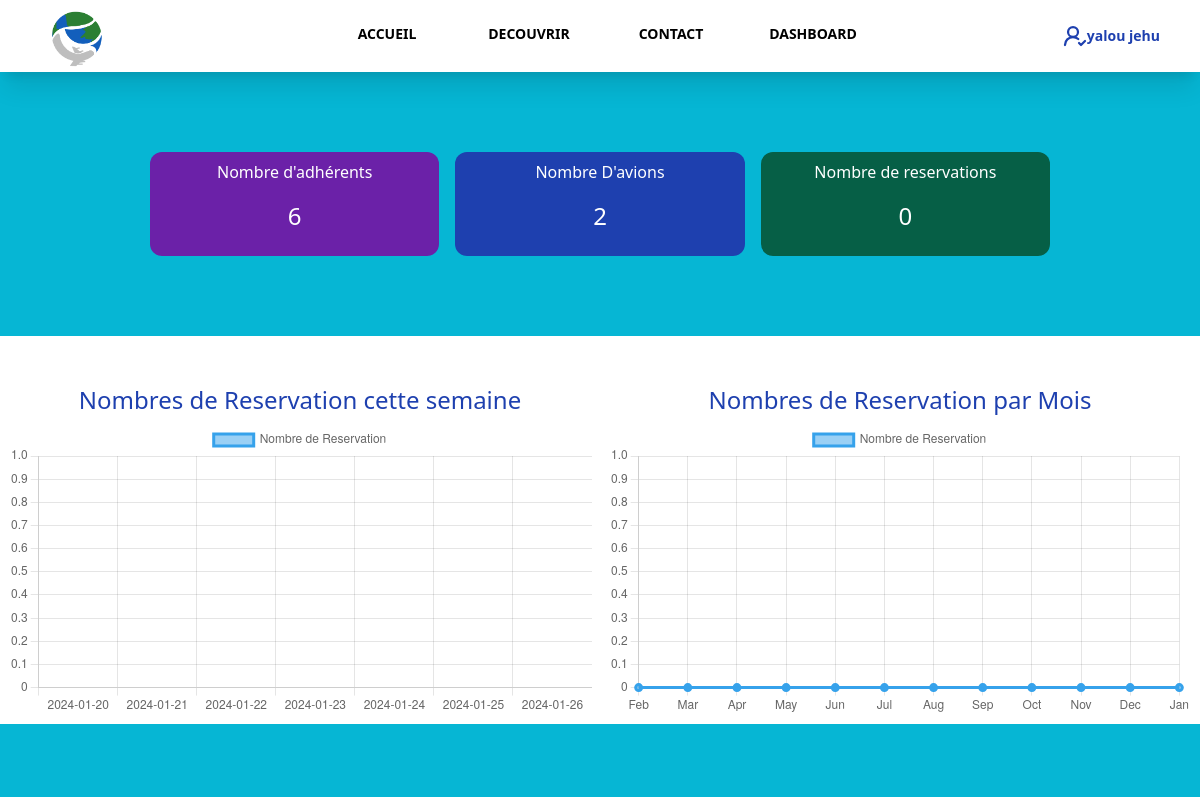
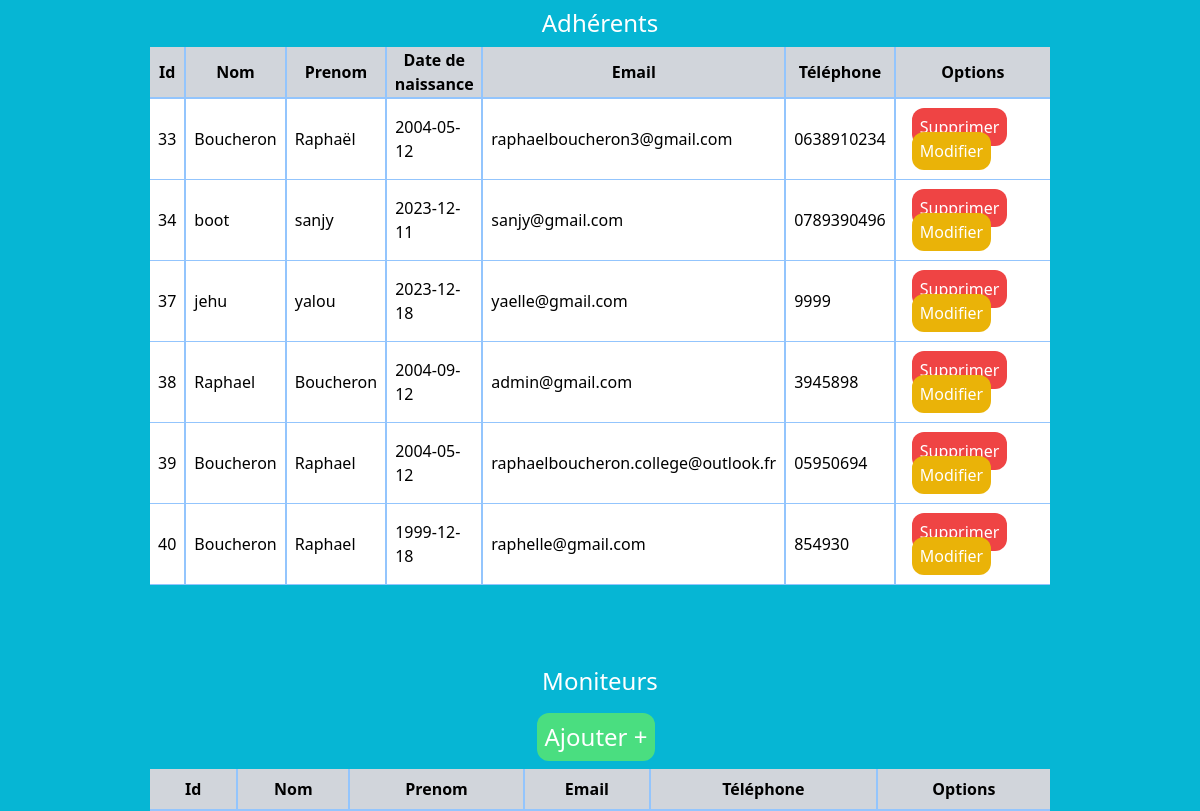
The page /index.php?admin (signed in) on the database as committed earlier (2 pictures, top to bottom).
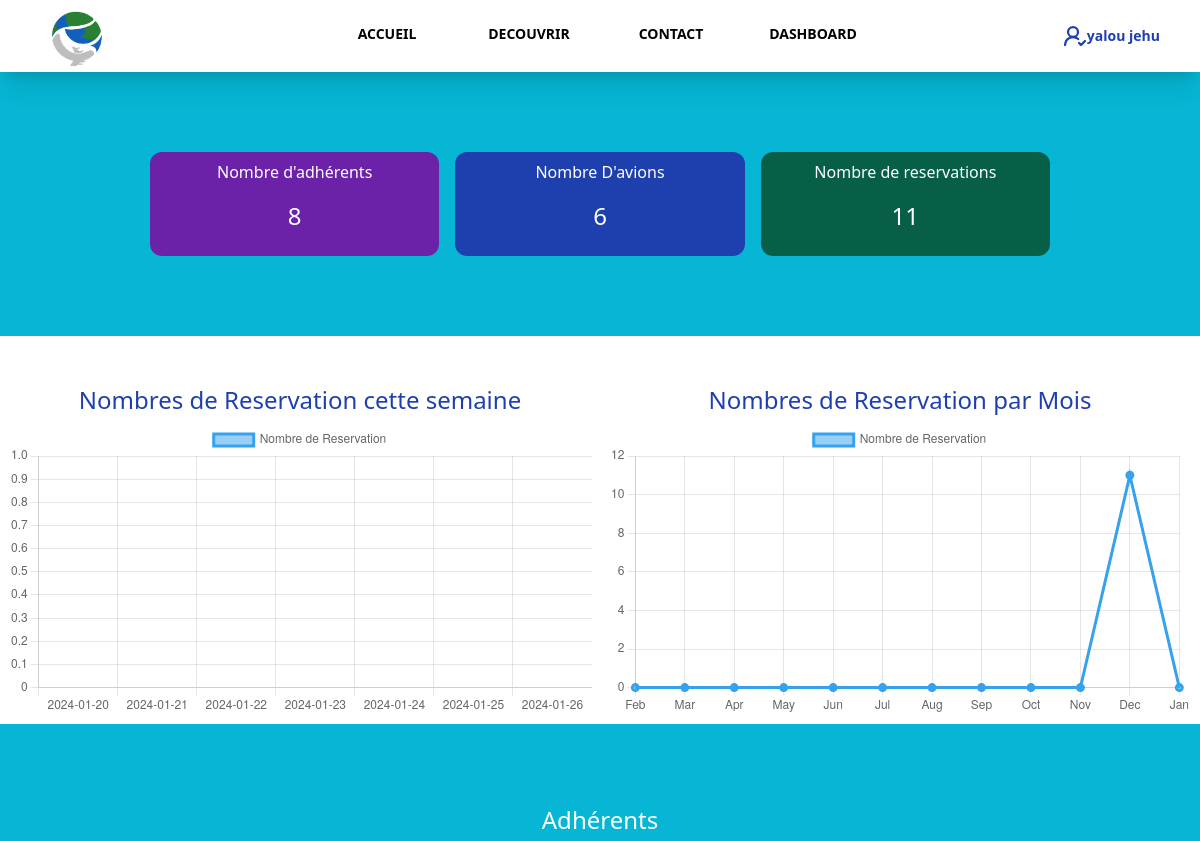
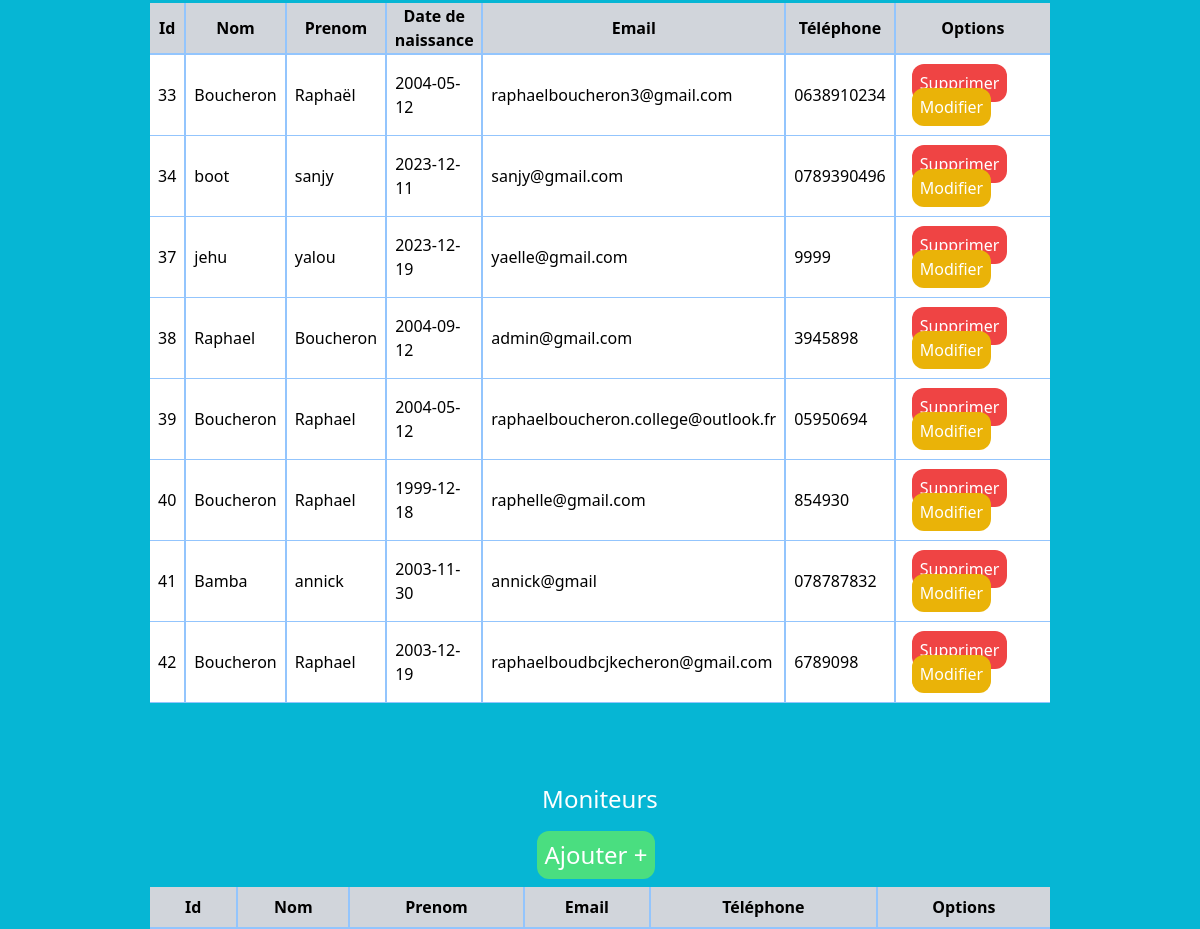
The same page on the database as committed later (2 pictures, top to bottom).
### tables this page shows
CREATE TABLE `adherent` (
  `Nom` varchar(20) NOT NULL,
  `prenom` varchar(20) NOT NULL,
  `civilité` varchar(10) NOT NULL,
  `naissance` date NOT NULL,
  `email` varchar(50) NOT NULL,
  `telephone` varchar(10) NOT NULL,
  `password` varchar(80) NOT NULL,
  `id` int(11) NOT NULL
);

### model/Adherent.php (called while the page is built, shortened)
<?php
class Adherent extends Model
{
    public function __construct()
    {
        $this->table = __CLASS__;
    }
    public function requete(string $sql)
    {
        $this->db = Database::getInstance();
        return $this->db->query($sql);
    }
    public function findAll()
    {
        $query = $this->requete('SELECT * FROM ' . $this->table);
        return $query->fetchAll(PDO::FETCH_ASSOC);
    }
    public function Count()
    {
        $query = $this->requete('SELECT COUNT(*) as count FROM ' . $this->table);
        return $query->fetchAll(PDO::FETCH_ASSOC);
    }
}

### model/Database.php (called while the page is built, shortened)
<?php
class Database extends PDO
{
    private static $instance;
    public function __construct()
    {
        $_dsn = 'mysql:dbname=' . self::DBNAME . ';host=' . self::DBHOST;
    }
    public static function getInstance(): self
    {
        if (self::$instance === null) {
            self::$instance = new self();
        }
        return self::$instance;
    }
}

### model/Plane.php (called while the page is built, shortened)
<?php
class Plane  extends Model
{
    public function __construct()
    {
        $this->table = __CLASS__;
    }
    public function requete(string $sql)
    {
        $this->db = Database::getInstance();
        return $this->db->query($sql);
    }
    public function Count()
    {
        $query = $this->requete('SELECT COUNT(*) as count FROM ' . $this->table);
        return $query->fetchAll(PDO::FETCH_ASSOC);
    }
}

### model/Reservation.php (called while the page is built, shortened)
<?php
class Reservation extends Model
{
    public function __construct()
    {
        $this->table = __CLASS__;
    }
    public function requete(string $sql)
    {
        $this->db = Database::getInstance();
        return $this->db->query($sql);
    }
    public function Count()
    {
        $query = $this->requete('SELECT COUNT(*) as count FROM ' . $this->table);
        return $query->fetchAll(PDO::FETCH_ASSOC);
    }
    public function CountDay($date)
    {
        $this->date = $date;
        $query = $this->requete('SELECT COUNT(*) as count FROM ' . $this->table . ' WHERE date = \'' . $this->date . '\'');
        return $query->fetchAll(PDO::FETCH_ASSOC);
    }
    public function CountMonth($date)
    {
        $cutdate = explode("-", $date);
        $query = $this->requete('SELECT COUNT(*) as count FROM ' . $this->table . ' WHERE YEAR(date) = \'' . $cutdate[0]  . '\' AND MONTH(date) = \'' . $cutdate[1] . '\'');
        return $query->fetchAll(PDO::FETCH_ASSOC);
    }
}

### vue/admin-vue/AdminBoard.php (the view, shortened to what the changed rows need)
<?php
$nbAdherent = new Adherent;
$CountAdherent = $nbAdherent->Count();
$tablAdherent = $nbAdherent->findAll();
$nbPlane = new Plane;
$CountPlane = $nbPlane->Count();
$nbReservation = new Reservation();
$CountReservation = $nbReservation->Count();
$today = date('Y-m-d');
for ($i = 0; $i <= 6; $i++) {
    $daytoday = date('Y-m-d', strtotime($today . ' +' . $i . ' day'));
    $TodayCount = $nbReservation->CountDay($daytoday);
    $date[$i] = $daytoday;
    $dateCount[$i] = $TodayCount[0]['count'];
}
for ($e = 0; $e <= 12; $e++) {
    $lastMonth = date('Y-m', strtotime('-' . $e . ' month'));
    $affMonth[$e] = date('M', strtotime('-' . $e . ' month'));
    $monthYearCount = $nbReservation->CountMonth($lastMonth);
    $themonthYearCount[$e] = $monthYearCount[0]['count'];
}
?>
<section class="w-full">
    <div class="w-3/4 m-auto mt-20 gap-4 grid grid-cols-3">
        <div class="bg-purple-800 p-2 rounded-xl">
            <h2 class="w-full text-center text-white">Nombre d'adhérents </h2>
            <div class="mt-2 mb-2 p-2 text-white text-2xl text-center">
                <?= $CountAdherent[0]['count'] ?>
            </div>
        </div>
        <div class="bg-blue-800 p-2 rounded-xl">
            <h2 class="w-full text-center text-white">Nombre D'avions</h2>
            <div class="mt-2 mb-2 p-2 text-white text-2xl text-center">
                <?= $CountPlane[0]['count'] ?>
            </div>
        </div>
        <div class="bg-emerald-800 p-2 rounded-xl">
            <h2 class="w-full text-center text-white">Nombre de reservations</h2>
            <div class="mt-2 mb-2 p-2 text-white text-2xl text-center">
                <?= $CountReservation[0]['count'] ?>
            </div>
        </div>
    </div>
</section>
<section class="mt-20 w-full bg-white gap-4 p-2 block lg:grid grid-cols-2">
    <div class="mt-10">
        <h2 class=" text-2xl text-blue-800 text-center">Nombres de Reservation cette semaine</h2>
        <canvas id="day" class=" mt-2 w-1/4 "></canvas>
    </div>
    <div class="mt-10">
        <h2 class=" text-2xl text-blue-800 text-center">Nombres de Reservation par Mois</h2>
        <canvas id="month" class=" mt-2 w-1/4 "></canvas>
    </div>
</section>
<section class="w-full mt-20">
    <h2 class=" text-2xl text-white text-center">Adhérents</h2>
    <table class="w-3/4 m-auto mt-2">
        <thead class="p-2 lg:p-11 bg-gray-300 ">
            <tr>
                <th class="border-r-2 border-b-2 border-blue-300 p-2">Id</th>
                <th class="border-r-2 border-b-2 border-blue-300 ">Nom</th>
                <th class="border-r-2 border-b-2 border-blue-300 ">Prenom</th>
                <th class="border-r-2 border-b-2 border-blue-300 ">Date de naissance</th>
                <th class="border-r-2 border-b-2 border-blue-300 ">Email</th>
                <th class="border-r-2  border-b-2 border-blue-300">Téléphone</th>
                <th class=" border-b-2 border-blue-300 ">Options</th>
            </tr>
        </thead>
        <tbody>
            <?php foreach ($tablAdherent as $rowAdherent) { ?>
                <tr class="p2 lg:p-11 bg-white ">
                    <td class="border-r-2 border-b border-blue-300 p-2"><?= $rowAdherent['id'] ?></td>
                    <td class="border-r-2 border-b border-blue-300 p-2"><?= $rowAdherent['Nom'] ?></td>
                    <td class="border-r-2 border-b border-blue-300 p-2"><?= $rowAdherent['prenom'] ?></td>
                    <td class="border-r-2 border-b border-blue-300 p-2"><?= $rowAdherent['naissance'] ?></td>
                    <td class="border-r-2 border-b border-blue-300 p-2"><?= $rowAdherent['email'] ?></td>
                    <td class="border-r-2 border-b border-blue-300 p-2"><?= $rowAdherent['telephone'] ?></td>
                    <td class=" border-b border-blue-300 p-4">
                        <a href="?deleteuser=<?= $rowAdherent['id'] ?>" class="bg-red-500 text-white p-2 rounded-xl relative mr-2 hover:bg-red-700 ">Supprimer</a>
                        <a href="?modifyUser=<?= $rowAdherent['id'] ?>" class="bg-yellow-500 text-white p-2 rounded-xl relative mr-2 hover:bg-yellow-700">Modifier</a>
                    </td>
                </tr>
            <?php } ?>
        </tbody>
    </table>
</section>
<section class="w-full mt-20">
    <h2 class=" text-2xl text-white text-center">Moniteurs</h2>
    <div class="mt-4 w-full flex items-center justify-center">
        <a href="?AddMoniteur" class="bg-green-400 text-2xl text-white p-2 rounded-xl relative mr-2 hover:bg-green-700">Ajouter + </a>
    </div>
    <table class="w-3/4 m-auto mt-2">
        <thead class="p-2 lg:p-11 bg-gray-300 ">
            <tr>
                <th class="border-r-2 border-b-2 border-blue-300 p-2">Id</th>
                <th class="border-r-2 border-b-2 border-blue-300 ">Nom</th>
                <th class="border-r-2 border-b-2 border-blue-300 ">Prenom</th>
                <th class="border-r-2 border-b-2 border-blue-300 ">Email</th>
                <th class="border-r-2  border-b-2 border-blue-300">Téléphone</th>
                <th class=" border-b-2 border-blue-300 ">Options</th>
            </tr>
        </thead>
    </table>
</section>
<script>
    const ctx = document.getElementById('day');
    new Chart(ctx, {
        type: 'bar',
        data: {
            labels: ['<?= $date[0] ?>', '<?= $date[1] ?>', '<?= $date[2] ?>', '<?= $date[3] ?>', '<?= $date[4] ?>', '<?= $date[5] ?>', '<?= $date[6] ?>'],
            datasets: [{
                label: 'Nombre de Reservation',
                data: [<?= $dateCount[0] ?>, <?= $dateCount[1] ?>, <?= $dateCount[3] ?>, <?= $dateCount[4] ?>, <?= $dateCount[5] ?>, <?= $dateCount[6] ?>],
                borderWidth: 3
            }]
        },
        options: {
            scales: {
                y: {
                    beginAtZero: true
                }
            }
        }
    });
</script>
<script>
    const xtc = document.getElementById('month');
    new Chart(xtc, {
        type: 'line',
        data: {
            labels: ['<?= $affMonth[11] ?>', '<?= $affMonth[10] ?>', '<?= $affMonth[9] ?>', '<?= $affMonth[8] ?>', '<?= $affMonth[7] ?>', '<?= $affMonth[6] ?>', '<?= $affMonth[5] ?>', '<?= $affMonth[4] ?>', '<?= $affMonth[3] ?>', '<?= $affMonth[2] ?>', '<?= $affMonth[1] ?>', '<?= $affMonth[0] ?>'],
            datasets: [{
                label: 'Nombre de Reservation',
                data: [<?= $themonthYearCount[11] ?>, <?= $themonthYearCount[10] ?>, <?= $themonthYearCount[9] ?>, <?= $themonthYearCount[8] ?>, <?= $themonthYearCount[7] ?>, <?= $themonthYearCount[6] ?>, <?= $themonthYearCount[5] ?>, <?= $themonthYearCount[4] ?>, <?= $themonthYearCount[3] ?>, <?= $themonthYearCount[2] ?>, <?= $themonthYearCount[1] ?>, <?= $themonthYearCount[0] ?>],
                borderWidth: 3
            }]
        },
        options: {
            scales: {
                y: {
                    beginAtZero: true
                }
            }
        }
    });
</script>

Rows that differ between the two databases and show on the page:
changed adherent "jehu": naissance "2023-12-18" → "2023-12-19"
added adherent: id "41", Nom "Bamba", prenom "annick", naissance "2003-11-30", email "annick@gmail", telephone "078787832"
added adherent: id "42", Nom "Boucheron", prenom "Raphael", naissance "2003-12-19", email "raphaelboudbcjkecheron@gmail.com", telephone "6789098"
Other text that changed with them:
$CountAdherent[0]['count']: "6" → "8"
$CountPlane[0]['count']: "2" → "6"
$CountReservation[0]['count']: "0" → "11"
chart data {{ $themonthYearCount[1] }}: 0 → 11
